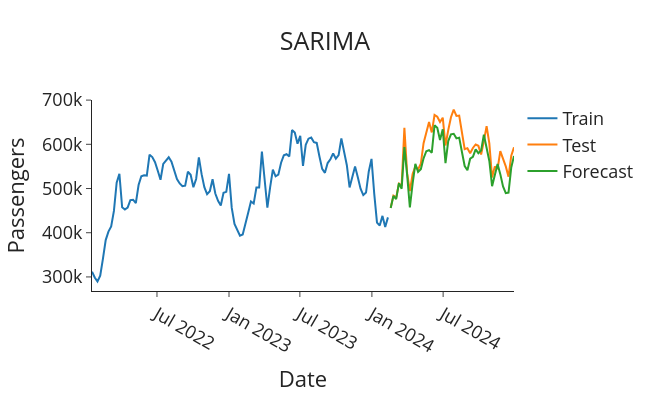

Source (notebook cell):
### Code cell
# Import packages
import plotly.graph_objects as go

def plot_forecasts(forecasts: list[float], title: str) -> None:
    """Function to plot the forecasts."""
    fig = go.Figure()
    fig.add_trace(go.Scatter(x=train['datetime'], y=train['total_passenger_throughput'], name='Train'))
    fig.add_trace(go.Scatter(x=test['datetime'], y=test['total_passenger_throughput'], name='Test'))
    fig.add_trace(go.Scatter(x=test['datetime'], y=forecasts, name='Forecast'))
    fig.update_layout(template="simple_white", font=dict(size=18), title_text=title,
                      width=650, title_x=0.5, height=400, xaxis_title='Date',
                      yaxis_title='Passengers')

    return fig.show()

# Plot the forecasts
plot_forecasts(forecasts, 'SARIMA')
